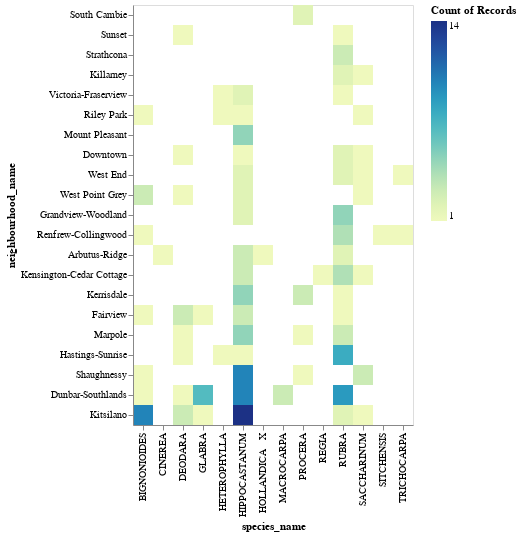

This figure's notebook cell:
### Markdown cell above
The bar charts above give us a sense of the counts of species for each neighborhood. To further determine which neighborhood has the highest count of these species, we can create a heat map.

### Code cell
alt.Chart(largest_species).mark_rect().encode(
    alt.Color('count()'),
    alt.X('species_name'),
    alt.Y('neighbourhood_name', sort='color'))

### Figure 1 — Vega-Lite specification as saved in the notebook (floating-point values rounded to 4 significant figures; data arrays with more than 128 entries replaced by an {"elided": "..."} marker saying what was removed)
{"config": {"view": {"continuousWidth": 400, "continuousHeight": 300}}, "data": {"name": "data-c822e0050adccb6005b5bcd4a3481b82"}, "mark": "rect", "encoding": {"color": {"type": "quantitative", "aggregate": "count"}, "x": {"type": "nominal", "field": "species_name"}, "y": {"type": "nominal", "field": "neighbourhood_name", "sort": "color"}}, "$schema": "https://vega.github.io/schema/vega-lite/v4.8.1.json", "datasets": {"data-c822e0050adccb6005b5bcd4a3481b82": {"elided": "187 records"}}}
